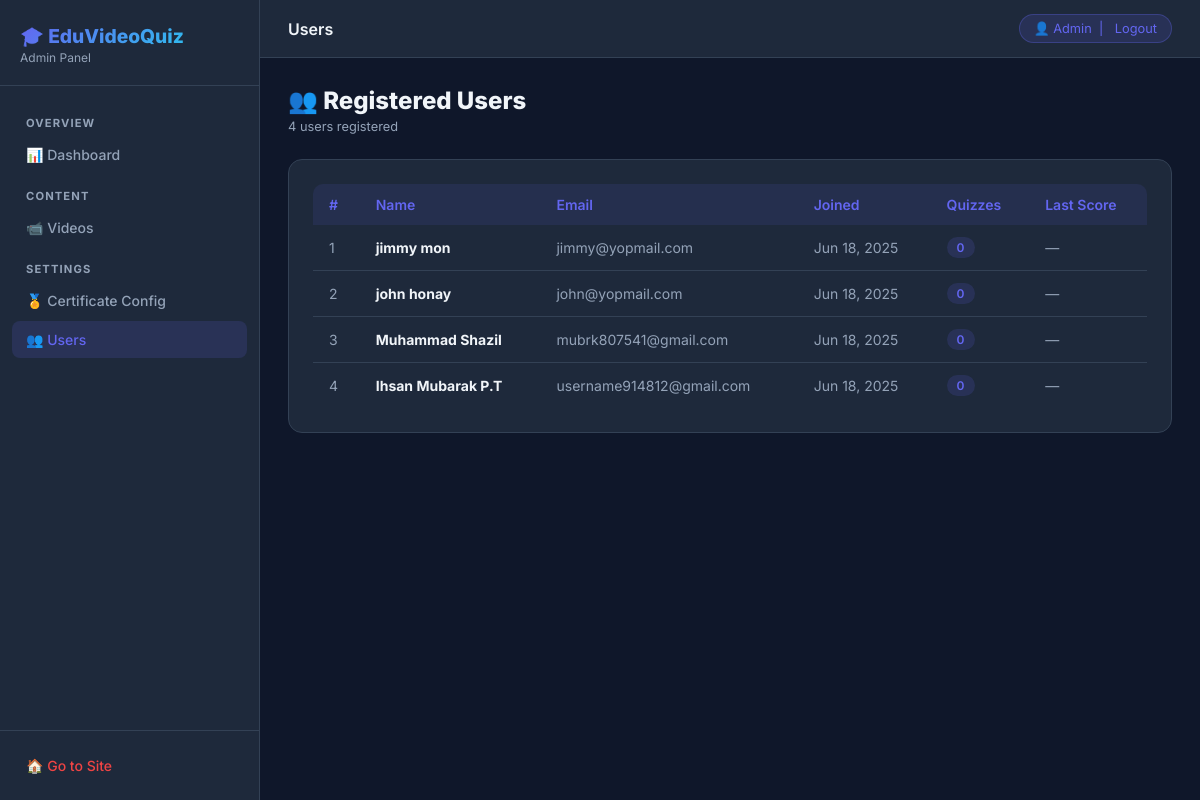
Before: /custom-admin/users/ (signed in) with the older database file.
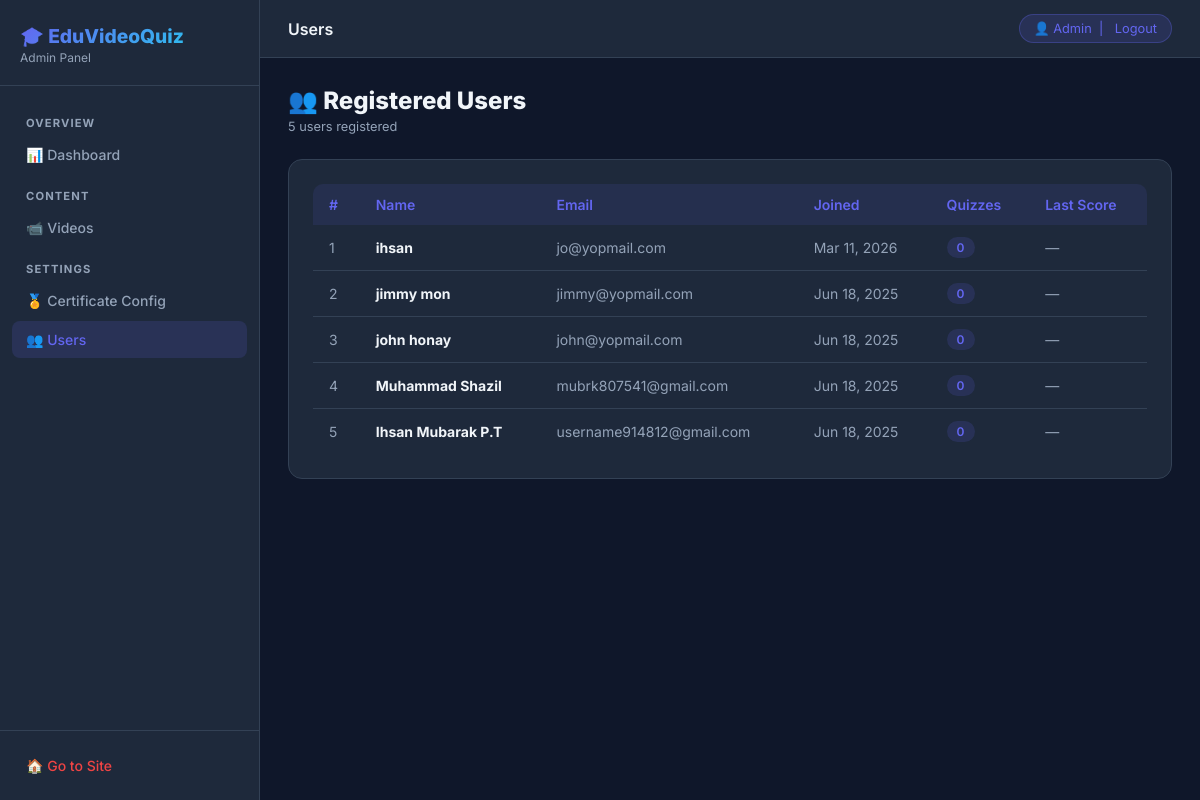
After: the same page with the newer database file.
### users/models.py (models this page shows, shortened)
class CustomUser(AbstractBaseUser, PermissionsMixin):
    email = models.EmailField(unique=True)
    first_name = models.CharField(max_length=150)
    last_name = models.CharField(max_length=150, blank=True)
    is_active = models.BooleanField(default=True)
    is_staff = models.BooleanField(default=False)
    date_joined = models.DateTimeField(default=timezone.now)
    objects = CustomUserManager()
    USERNAME_FIELD = 'email'
    REQUIRED_FIELDS = ['first_name', 'last_name']

### video_app/views.py (the view)
# urls.py: path('custom-admin/users/', views.admin_users, name='admin_users'),
@staff_required
def admin_users(request):
    users = AuthUser.objects.filter(is_staff=False).order_by('-date_joined')
    user_data = []
    for u in users:
        results = QuizResult.objects.filter(user=u)
        user_data.append({
            'user': u,
            'quizzes_taken': results.count(),
            'latest_result': results.order_by('-id').first(),
        })
    return render(request, 'admin/users.html', {'user_data': user_data})

### video_app/views.py (called while the page is built)
def staff_required(view_func):
    decorated = user_passes_test(
        lambda u: u.is_active and u.is_staff,
        login_url='/admin-login/'
    )(view_func)
    return decorated

### video_app/templates/admin/users.html (shortened to what this page needs)
{% extends 'admin/base_admin.html' %}
{% block page_title %}Users{% endblock %}
{% block content %}
<div class="page-header">
    <div>
        <h1>👥 Registered Users</h1>
        <span class="breadcrumb">{{ user_data|length }} user{{ user_data|length|pluralize }} registered</span>
    </div>
</div>
<div class="card">
    {% if user_data %}
    <div class="table-wrap">
        <table>
            <thead>
                <tr>
                    <th>#</th>
                    <th>Name</th>
                    <th>Email</th>
                    <th>Joined</th>
                    <th>Quizzes</th>
                    <th>Last Score</th>
                </tr>
            </thead>
            <tbody>
                {% for item in user_data %}
                <tr>
                    <td style="color:#94a3b8;">{{ forloop.counter }}</td>
                    <td><strong>{{ item.user.first_name }} {{ item.user.last_name }}</strong></td>
                    <td style="color:#94a3b8;">{{ item.user.email }}</td>
                    <td style="color:#94a3b8;">{{ item.user.date_joined|date:"M d, Y" }}</td>
                    <td><span class="badge badge-blue">{{ item.quizzes_taken }}</span></td>
                    <td>
                        {% if item.latest_result %}
                        <span
                            class="badge {% if item.latest_result.percentage >= 60 %}badge-green{% else %}badge-red{% endif %}">
                            {{ item.latest_result.percentage }}%
                        </span>
                        {% else %}
                        <span style="color:#94a3b8;">—</span>
                        {% endif %}
                    </td>
                </tr>
                {% endfor %}
            </tbody>
        </table>
    </div>
    {% else %}
    <div style="text-align:center;padding:60px 20px;color:#94a3b8;">
        <div style="font-size:3rem;margin-bottom:12px;">👥</div>
        <p>No users have registered yet.</p>
    </div>
    {% endif %}
</div>
{% endblock %}

Changed rows visible on the page:
added CustomUser: user.first_name "ihsan", user.email "jo@yopmail.com", user.date_joined "Mar 11, 2026", quizzes_taken "0"
Other visible differences:
{{ user_data|length }}: "4" → "5"
